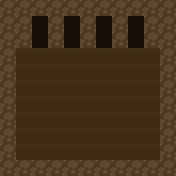

A 2D game scene composited from a Tiled map and its tileset images. What follows is a short description and the map's XML, with every tile layer's data as written:
An orthogonal 11x11 tile map with 16x16 px tiles, 1 tile layer (terrain) and 17 objects (9x collision, 4x EntryCollider, 4x EntryPoint).

<map version="1.10" tiledversion="1.11.2" orientation="orthogonal" renderorder="right-down" width="11" height="11" tilewidth="16" tileheight="16" infinite="0" nextlayerid="3" nextobjectid="22">
 <tileset firstgid="1" source="../../Tilesets/Cave_Tiles.tsx" />
 <layer id="1" name="terrain" width="11" height="11">
  <data encoding="csv">
25,25,25,25,25,25,25,25,25,25,25,
25,25,37,25,37,25,37,25,37,25,25,
25,25,37,25,37,25,37,25,37,25,25,
25,64,64,64,64,64,64,64,64,64,25,
25,64,64,64,64,64,64,64,64,64,25,
25,64,64,64,64,64,64,64,64,64,25,
25,64,64,64,64,64,64,64,64,64,25,
25,64,64,64,64,64,64,64,64,64,25,
25,64,64,64,64,64,64,64,64,64,25,
25,64,64,64,64,64,64,64,64,64,25,
25,25,25,25,25,25,25,25,25,25,25
</data>
 </layer>
 <objectgroup id="2" name="collisions">
  <object id="1" name="collision" x="0" y="0" width="176" height="16" />
  <object id="3" name="collision" x="0" y="0" width="16" height="176" />
  <object id="4" name="collision" x="0" y="160" width="176" height="16" />
  <object id="5" name="collision" x="160" y="0" width="16" height="176" />
  <object id="6" name="collision" x="16" y="16" width="16" height="32" />
  <object id="7" name="collision" x="48" y="16" width="16" height="32" />
  <object id="8" name="collision" x="80" y="16" width="16" height="32" />
  <object id="9" name="collision" x="112" y="16" width="16" height="32" />
  <object id="10" name="collision" x="144" y="16" width="16" height="32" />
  <object id="12" name="EntryCollider" x="32" y="32" width="16" height="4">
   <properties>
    <property name="EntryPoint" type="int" value="1" />
    <property name="TargetPath" value="Assets/Map/Data/Interiors/Dungeon/dungeon_room_14.xml" />
    <property name="Type" value="tilemapChanger" />
   </properties>
  </object>
  <object id="13" name="EntryCollider" x="64" y="32" width="16" height="4">
   <properties>
    <property name="EntryPoint" type="int" value="2" />
    <property name="TargetPath" value="Assets/Map/Data/Interiors/Dungeon/dungeon_room_21.xml" />
    <property name="Type" value="tilemapChanger" />
   </properties>
  </object>
  <object id="14" name="EntryCollider" x="96" y="32" width="16" height="4">
   <properties>
    <property name="EntryPoint" type="int" value="3" />
    <property name="TargetPath" value="Assets/Map/Data/Interiors/Dungeon/dungeon_room_12.xml" />
    <property name="Type" value="tilemapChanger" />
   </properties>
  </object>
  <object id="15" name="EntryCollider" x="128" y="32" width="16" height="4">
   <properties>
    <property name="EntryPoint" type="int" value="4" />
    <property name="TargetPath" value="Assets/Map/Data/Interiors/Dungeon/dungeon_room_13.xml" />
    <property name="Type" value="tilemapChanger" />
   </properties>
  </object>
  <object id="16" name="EntryPoint" x="40" y="56">
   <properties>
    <property name="Type" value="entryPoint" />
    <property name="Value" type="int" value="1" />
   </properties>
   <point />
  </object>
  <object id="17" name="EntryPoint" x="72" y="56">
   <properties>
    <property name="Type" value="entryPoint" />
    <property name="Value" type="int" value="2" />
   </properties>
   <point />
  </object>
  <object id="18" name="EntryPoint" x="104" y="56">
   <properties>
    <property name="Type" value="entryPoint" />
    <property name="Value" type="int" value="3" />
   </properties>
   <point />
  </object>
  <object id="19" name="EntryPoint" x="136" y="56">
   <properties>
    <property name="Type" value="entryPoint" />
    <property name="Value" type="int" value="4" />
   </properties>
   <point />
  </object>
 </objectgroup>
</map>
